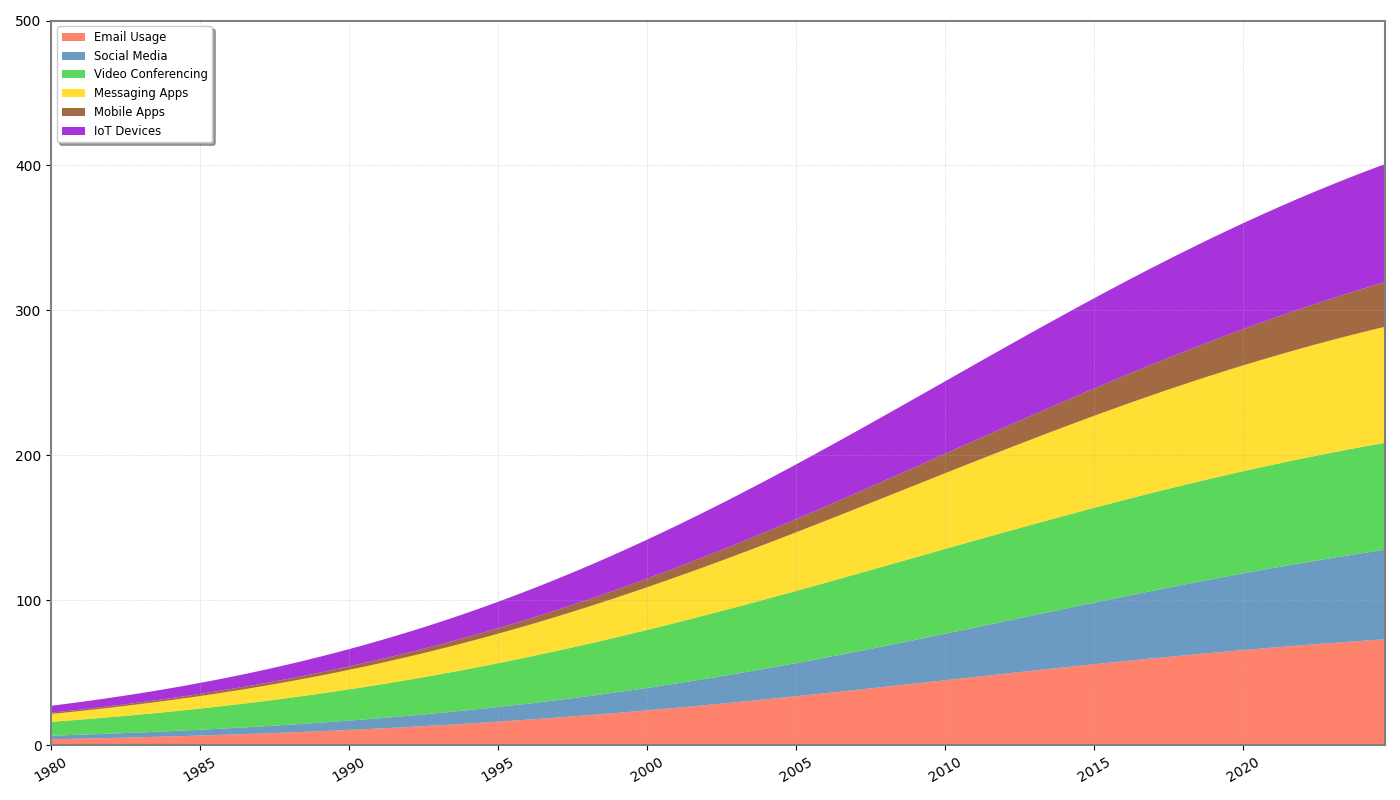

Write the Python code that produced this figure.
import matplotlib.pyplot as plt
import numpy as np

years = np.arange(1980, 2025, 0.25)

def logistic_growth(t, L=100, k=0.1, x0=2000):
    return L / (1 + np.exp(-k * (t - x0)))

# Calculate usage data
email_usage = logistic_growth(years, x0=2010, L=90)
social_media_usage = logistic_growth(years, x0=2015, L=85)
video_conferencing_usage = logistic_growth(years, x0=2000, L=80)
messaging_apps_usage = logistic_growth(years, x0=2008, L=95)
mobile_apps_usage = logistic_growth(years, x0=2020, L=50)
iot_devices_usage = logistic_growth(years, x0=2010, L=100)

# Set up the plot
fig, ax = plt.subplots(figsize=(14, 8))

# Plot with various element styles
ax.stackplot(years, 
             email_usage, social_media_usage, video_conferencing_usage, messaging_apps_usage,
             mobile_apps_usage, iot_devices_usage,
             labels=['Email Usage', 'Social Media', 'Video Conferencing', 'Messaging Apps',
                     'Mobile Apps', 'IoT Devices'],
             colors=['#FF6347', '#4682B4', '#32CD32', '#FFD700', '#8B4513', '#9400D3'], 
             alpha=0.8)

# Modify axis limits and ticks
ax.set_xlim(years[0], years[-1])
ax.set_ylim(0, 500)

# Add grid lines with a different style
ax.grid(True, linestyle=':', linewidth=0.5, alpha=0.75)

# Rotate x-ticks
plt.xticks(np.arange(1980, 2025, 5), rotation=30)

# Adding a legend with a shadow and setting its location
ax.legend(loc='upper left', shadow=True, fontsize='small')

# Enhancing the borders
for spine in ax.spines.values():
    spine.set_color('gray')
    spine.set_linewidth(1.5)

# Adjust layout
plt.tight_layout()

# Display the plot
plt.show()
